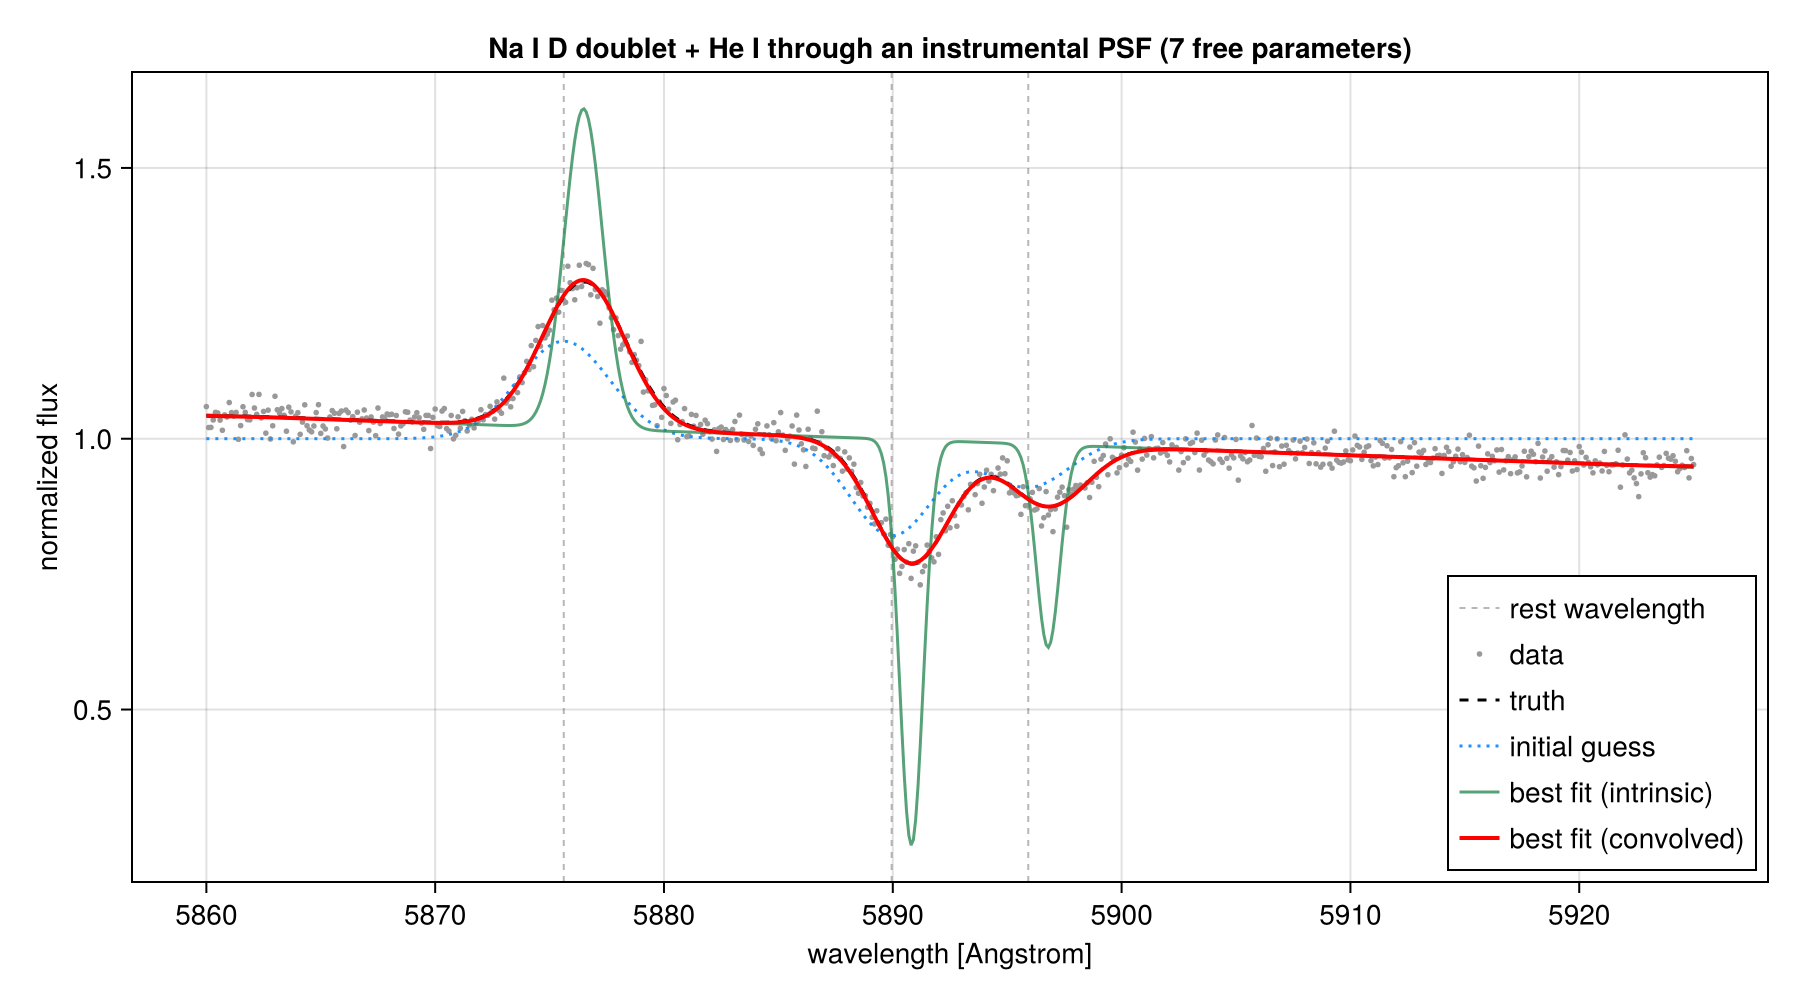

Here is the Julia script that generated this plot:
# Fit the Na I D absorption doublet + He I emission through a simulated
# instrumental PSF broad enough to partially blend the lines.
#
# Every constraint has a physical story:
#   - the 5.97 A separation is atomic physics, but a common Doppler shift is free
#   - the depth ratio D2/D1 = 2:1 is the optically thin oscillator-strength ratio
#   - one velocity dispersion: both Na lines come from the same gas
#   - He I rides at the same systemic velocity, tied to the doublet position
#   - the PSF is a known instrument calibration, so it stays fixed and the
#     fitted sigma is the INTRINSIC width, deconvolved from the instrument
#
# Run with:  julia --project=examples examples/main/na_doublet_fit.jl

using AstroFit
using Optimization, OptimizationOptimJL, ForwardDiff
using CairoMakie
using Random

const L_HEI = 5875.62
const L_NAD_D2 = 5889.95
const L_NAD_D1 = 5895.92
const C_KMS = 2.998e5

const STEP = 0.1             # grid step [A/sample] — kernels work in samples
const SIGMA_INST = 1.6       # instrumental resolution [A]: partially blends the doublet

# ---------------------------------------------------------------------------
# 1. True model — doublet at +45 km/s, ratio 2:1, intrinsic width 0.45 A,
#    plus He I emission; the instrument smears every line to ~2.25 A
# ---------------------------------------------------------------------------
v_true = 45.0
shift = L_NAD_D2 * v_true / C_KMS
sigma_true = 0.45

true_model = @model begin
    cont = Linear1D(slope = -0.0015, intercept = 9.835)
    d2 = Gaussian1D(amplitude = -0.85, mean = L_NAD_D2 + shift, sigma = sigma_true)
    d1 = Gaussian1D(amplitude = -0.425, mean = L_NAD_D1 + shift, sigma = sigma_true)
    hei = Gaussian1D(amplitude = 0.55, mean = L_HEI + shift, sigma = 0.9)
    psf = GaussianPSF(sigma = SIGMA_INST / STEP)
    (cont + d2 + d1 + hei) |> psf
end

# ---------------------------------------------------------------------------
# 2. Synthetic data
# ---------------------------------------------------------------------------
Random.seed!(123)
λ = collect(5860.0:STEP:5925.0)
σ_noise = 0.02
y_true = render(true_model, λ)
y = y_true .+ σ_noise .* randn(length(λ))
err = fill(σ_noise, length(λ))

# ---------------------------------------------------------------------------
# 3. Fitting model — start at rest wavelength, D1 fully derived from D2
# ---------------------------------------------------------------------------
cm = @model begin
    cont = Linear1D(slope = 0.0, intercept = 1.0)
    d2 = Gaussian1D(amplitude = -0.4, mean = L_NAD_D2, sigma = 0.8)
    d1 = Gaussian1D(amplitude = -0.2, mean = L_NAD_D1, sigma = 0.8)
    hei = Gaussian1D(amplitude = 0.3, mean = L_HEI, sigma = 1.2)
    psf = GaussianPSF(sigma = SIGMA_INST / STEP)
    (cont + d2 + d1 + hei) |> psf
end

@constrain cm begin
    d2.amplitude in (-5.0, 0.0)                    # absorption only
    d2.mean in (5885.0, 5895.0)                    # velocity window
    d2.sigma in (0.1, 3.0)
    d1.amplitude -> 0.5 * d2.amplitude             # optically thin 2:1
    d1.mean -> d2.mean + (L_NAD_D1 - L_NAD_D2)     # atomic separation
    d1.sigma -> d2.sigma                           # same gas
    hei.amplitude in (0.0, 5.0)                    # emission only
    hei.mean -> d2.mean + (L_HEI - L_NAD_D2)       # same systemic velocity
    hei.sigma in (0.1, 5.0)                        # different gas, own width
    psf.sigma                                      # known calibration, fixed
end

# ---------------------------------------------------------------------------
# 4. Fit
# ---------------------------------------------------------------------------
prob = OptimizationProblem(cm, λ, y, err)
sol = solve(prob, Optim.Fminbox(Optim.LBFGS()))

fit_tree = withparams(cm, sol.u)

v_fit = (fit_tree.d2.model.mean - L_NAD_D2) / L_NAD_D2 * C_KMS
sigma_fit = fit_tree.d2.model.sigma
sigma_obs = sqrt(sigma_fit^2 + SIGMA_INST^2)

println("retcode          : ", sol.retcode)
println("free parameters  : ", nfree(cm))
println("parameter names  : ", paramnames(cm))
println("gas velocity     : ", round(v_fit; digits = 1), " km/s  (truth: ", v_true, ")")
println("intrinsic sigma  : ", round(sigma_fit; digits = 3), " A     (truth: ", sigma_true, ")")
println("observed sigma   : ", round(sigma_obs; digits = 3), " A     (instrument-dominated)")
println()

# ---------------------------------------------------------------------------
# 5. Plot: data, truth, best fit, and the intrinsic (unconvolved) model
# ---------------------------------------------------------------------------
y_init = render(cm, λ)
y_fit = render(fit_tree, λ)
# same fitted components, composed without the PSF: what the gas looks like
# before the instrument
intrinsic = fit_tree.cont.model + fit_tree.d2.model + fit_tree.d1.model + fit_tree.hei.model
y_intrinsic = render(intrinsic, λ)

fig = Figure(size = (900, 500))
ax = Axis(
    fig[1, 1]; xlabel = "wavelength [Angstrom]", ylabel = "normalized flux",
    title = "Na I D doublet + He I through an instrumental PSF ($(nfree(cm)) free parameters)"
)

vlines!(ax, [L_HEI, L_NAD_D2, L_NAD_D1]; color = (:gray30, 0.4), linestyle = :dash, linewidth = 1, label = "rest wavelength")
scatter!(ax, λ, y; color = :grey60, markersize = 4, label = "data")
lines!(ax, λ, y_true; color = :black, linestyle = :dash, label = "truth")
lines!(ax, λ, y_init; color = :dodgerblue, linestyle = :dot, label = "initial guess")
lines!(ax, λ, y_intrinsic; color = (:seagreen, 0.8), linewidth = 1.5, label = "best fit (intrinsic)")
lines!(ax, λ, y_fit; color = :red, linewidth = 2, label = "best fit (convolved)")

axislegend(ax; position = :rb)

display(fig)
# save("na_doublet_fit.png", fig; px_per_unit = 2)
# println("saved → examples/main/na_doublet_fit.png")
